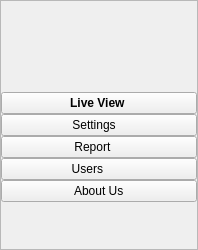
     <widget class="QFrame" name="side_frame">
      <property name="minimumSize">
       <size>
        <width>198</width>
        <height>0</height>
       </size>
      </property>
      <property name="maximumSize">
       <size>
        <width>198</width>
        <height>16777215</height>
       </size>
      </property>
      <property name="frameShape">
       <enum>QFrame::StyledPanel</enum>
      </property>
      <property name="frameShadow">
       <enum>QFrame::Raised</enum>
      </property>
      <layout class="QVBoxLayout" name="verticalLayout_2" stretch="11,2,10,10,10,10,10,10,28">
       <property name="spacing">
        <number>0</number>
       </property>
       <property name="leftMargin">
        <number>0</number>
       </property>
       <property name="topMargin">
        <number>0</number>
       </property>
       <property name="rightMargin">
        <number>0</number>
       </property>
       <property name="bottomMargin">
        <number>0</number>
       </property>
       <item>
        <widget class="QLabel" name="dorsa_label">
         <property name="sizePolicy">
          <sizepolicy hsizetype="Fixed" vsizetype="Fixed">
           <horstretch>0</horstretch>
           <verstretch>0</verstretch>
          </sizepolicy>
         </property>
         <property name="minimumSize">
          <size>
           <width>196</width>
           <height>88</height>
          </size>
         </property>
         <property name="maximumSize">
          <size>
           <width>196</width>
           <height>88</height>
          </size>
         </property>
         <property name="text">
          <string/>
         </property>
         <property name="pixmap">
          <pixmap resource="assets/assets.qrc">:/icons/icons/dorsa_logo.png</pixmap>
         </property>
         <property name="scaledContents">
          <bool>true</bool>
         </property>
         <property name="alignment">
          <set>Qt::AlignCenter</set>
         </property>
        </widget>
       </item>
       <item>
        <spacer name="verticalSpacer">
         <property name="orientation">
          <enum>Qt::Vertical</enum>
         </property>
         <property name="sizeHint" stdset="0">
          <size>
           <width>20</width>
           <height>10</height>
          </size>
         </property>
        </spacer>
       </item>
       <item>
        <widget class="QPushButton" name="side_live_view_btn">
         <property name="sizePolicy">
          <sizepolicy hsizetype="Minimum" vsizetype="Minimum">
           <horstretch>0</horstretch>
           <verstretch>0</verstretch>
          </sizepolicy>
         </property>
         <property name="font">
          <font>
           <weight>75</weight>
           <bold>true</bold>
          </font>
         </property>
         <property name="cursor">
          <cursorShape>PointingHandCursor</cursorShape>
         </property>
         <property name="styleSheet">
          <string notr="true"/>
         </property>
         <property name="text">
          <string> Live View  </string>
         </property>
         <property name="icon">
          <iconset resource="assets/assets.qrc">
           <normaloff>:/icons/icons/live_icon.png</normaloff>:/icons/icons/live_icon.png</iconset>
         </property>
         <property name="iconSize">
          <size>
           <width>35</width>
           <height>35</height>
          </size>
         </property>
        </widget>
       </item>
       <item>
        <widget class="QPushButton" name="side_settings_btn">
         <property name="sizePolicy">
          <sizepolicy hsizetype="Minimum" vsizetype="Minimum">
           <horstretch>0</horstretch>
           <verstretch>0</verstretch>
          </sizepolicy>
         </property>
         <property name="cursor">
          <cursorShape>PointingHandCursor</cursorShape>
         </property>
         <property name="text">
          <string> Settings    </string>
         </property>
         <property name="icon">
          <iconset resource="assets/assets.qrc">
           <normaloff>:/icons/icons/settings_icon.png</normaloff>:/icons/icons/settings_icon.png</iconset>
         </property>
         <property name="iconSize">
          <size>
           <width>30</width>
           <height>30</height>
          </size>
         </property>
        </widget>
       </item>
       <item>
        <widget class="QPushButton" name="pushButton_4">
         <property name="sizePolicy">
          <sizepolicy hsizetype="Minimum" vsizetype="Minimum">
           <horstretch>0</horstretch>
           <verstretch>0</verstretch>
          </sizepolicy>
         </property>
         <property name="maximumSize">
          <size>
           <width>16777215</width>
           <height>0</height>
          </size>
         </property>
         <property name="text">
          <string/>
         </property>
        </widget>
       </item>
       <item>
        <widget class="QPushButton" name="side_report_btn">
         <property name="sizePolicy">
          <sizepolicy hsizetype="Minimum" vsizetype="Minimum">
           <horstretch>0</horstretch>
           <verstretch>0</verstretch>
          </sizepolicy>
         </property>
         <property name="minimumSize">
          <size>
           <width>0</width>
           <height>0</height>
          </size>
         </property>
         <property name="cursor">
          <cursorShape>PointingHandCursor</cursorShape>
         </property>
         <property name="text">
          <string> Report     </string>
         </property>
         <property name="icon">
          <iconset resource="assets/assets.qrc">
           <normaloff>:/icons/icons/report_icon.png</normaloff>:/icons/icons/report_icon.png</iconset>
         </property>
         <property name="iconSize">
          <size>
           <width>30</width>
           <height>30</height>
          </size>
         </property>
        </widget>
       </item>
       <item>
        <widget class="QPushButton" name="side_users_btn">
         <property name="sizePolicy">
          <sizepolicy hsizetype="Minimum" vsizetype="Minimum">
           <horstretch>0</horstretch>
           <verstretch>0</verstretch>
          </sizepolicy>
         </property>
         <property name="cursor">
          <cursorShape>PointingHandCursor</cursorShape>
         </property>
         <property name="text">
          <string> Users        </string>
         </property>
         <property name="icon">
          <iconset resource="assets/assets.qrc">
           <normaloff>:/icons/icons/users_icon.png</normaloff>:/icons/icons/users_icon.png</iconset>
         </property>
         <property name="iconSize">
          <size>
           <width>30</width>
           <height>30</height>
          </size>
         </property>
        </widget>
       </item>
       <item>
        <widget class="QPushButton" name="side_about_btn">
         <property name="sizePolicy">
          <sizepolicy hsizetype="Minimum" vsizetype="Minimum">
           <horstretch>0</horstretch>
           <verstretch>0</verstretch>
          </sizepolicy>
         </property>
         <property name="cursor">
          <cursorShape>PointingHandCursor</cursorShape>
         </property>
         <property name="text">
          <string> About Us </string>
         </property>
         <property name="icon">
          <iconset resource="assets/assets.qrc">
           <normaloff>:/icons/icons/about_icon.png</normaloff>:/icons/icons/about_icon.png</iconset>
         </property>
         <property name="iconSize">
          <size>
           <width>35</width>
           <height>35</height>
          </size>
         </property>
        </widget>
       </item>
       <item>
        <spacer name="verticalSpacer_2">
         <property name="orientation">
          <enum>Qt::Vertical</enum>
         </property>
         <property name="sizeHint" stdset="0">
          <size>
           <width>20</width>
           <height>40</height>
          </size>
         </property>
        </spacer>
       </item>
      </layout>
     </widget>
